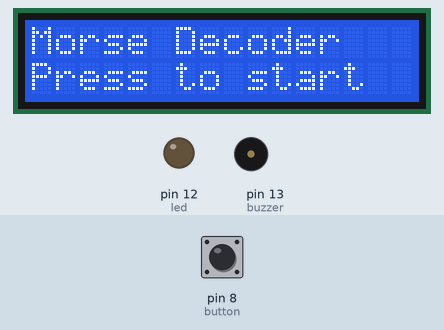
This sketch was run on a simulated Arduino Uno, built with avr-gcc and run on an emulated ATmega328P. On the bench: 16×2 character LCD, output pins drawn as LEDs (lit = HIGH), buzzer (waves = sounding). The test bench sets the inputs (shaded band); at power-on: pin 8 (button) LOW.

Above: at 1.2 s.
1.3 s: pin 8 (button) pulled HIGH for 0.15 s
At 2.7 s:
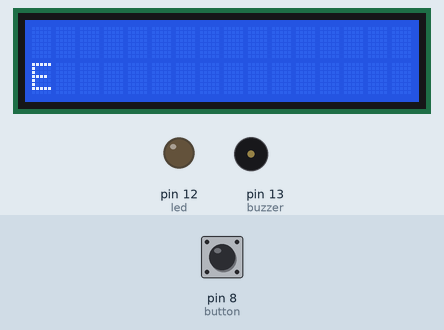
3.3 s: pin 8 (button) pulled HIGH for 1 s
At 5.6 s:
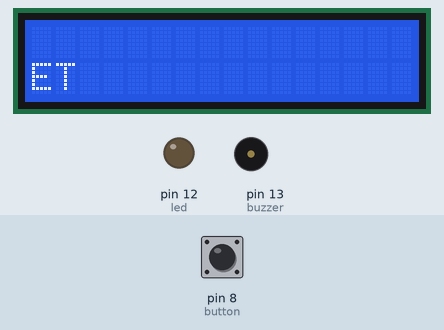
6.2 s: pin 8 (button) pulled HIGH for 0.15 s
At 7.7 s:
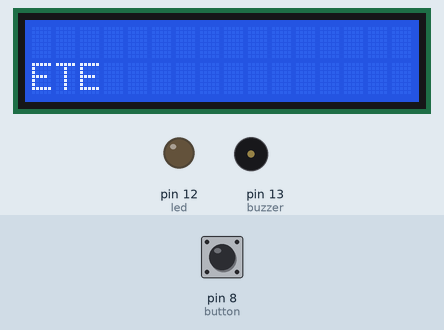
8.2 s: pin 8 (button) pulled HIGH for 3.2 s
At 12.2 s:
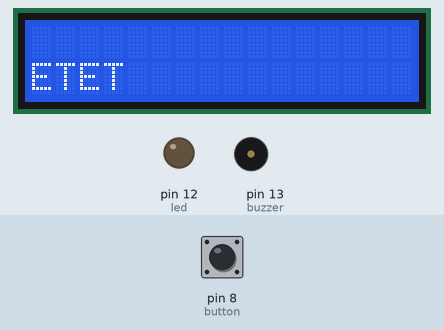
13.3 s: pin 8 (button) pulled HIGH for 0.15 s
At 14.3 s:
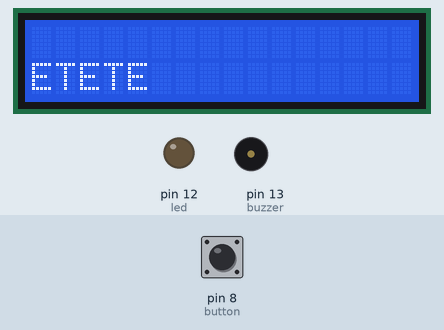
15.3 s: pin 8 (button) pulled HIGH for 1 s
At 17.1 s:
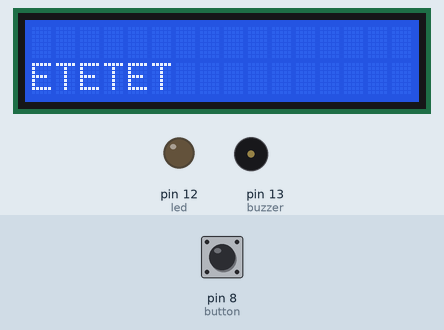
Timing chart, 0 to 18.6 s (numbered marks = the images above; inputs shaded):
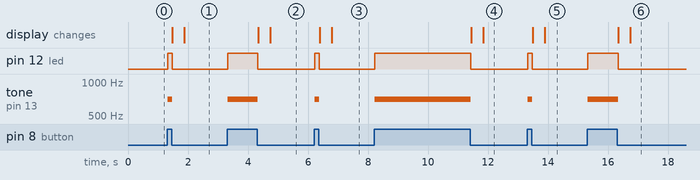

Measured:
- after the input at 1.3 s, pin 12 (led): LOW → HIGH at once, → LOW 0.15 s later; tone on pin 13 (buzzer): silent → 700 Hz at once, → silent 0.15 s later; the display: first changes after 0.18 s (image 1 shows a later state)
- after the input at 3.3 s, pin 12 (led): LOW → HIGH at once, → LOW 1.0 s later; tone on pin 13 (buzzer): silent → 700 Hz at once, → silent 1.0 s later; the display: first changes after 1.0 s (image 2 shows a later state)
- after the input at 6.2 s, pin 12 (led): LOW → HIGH at once, → LOW 0.15 s later; tone on pin 13 (buzzer): silent → 700 Hz at once, → silent 0.15 s later; the display: first changes after 0.18 s (image 3 shows a later state)
- after the input at 8.2 s, pin 12 (led): LOW → HIGH at once, → LOW 3.2 s later; tone on pin 13 (buzzer): silent → 700 Hz at once, → silent 3.2 s later; the display: first changes after 3.2 s (image 4 shows a later state)
- after the input at 13.3 s, pin 12 (led): LOW → HIGH at once, → LOW 0.15 s later; tone on pin 13 (buzzer): silent → 700 Hz at once, → silent 0.15 s later; the display: first changes after 0.19 s (image 5 shows a later state)
- after the input at 15.3 s, pin 12 (led): LOW → HIGH at once, → LOW 1.0 s later; tone on pin 13 (buzzer): silent → 700 Hz at once, → silent 1.0 s later; the display: first changes after 1.0 s (image 6 shows a later state)

The sketch:

morseCodeDecoder.ino
```cpp
#include <LiquidCrystal.h>

/* TODO
A button to clear the screen
*/

//Pin Variables
const int button = 8;
const int led = 12;
const int buzzer = 13;

//Button Variables
int buttonState;
int lastButtonState = LOW;
unsigned long lastDebounceTime = 0;
const unsigned long debounceDelay = 30;

//Detect dots and dashes variables
unsigned long pressStart;
unsigned long pressEnd;
unsigned long clickDuration;
unsigned long lastButtonPress;
const unsigned long clickDurationTime = 150;

//Decode gap variables
const unsigned long gapDurationTime = 400;
bool hasInput = false;
bool decoded = false;

//Decode variables
String morseInput = "";
String decodedWord = "";
String currentWord = "";

//Wordspace
const unsigned long spaceGapTime = 3000;
bool isTyping = false;

LiquidCrystal lcd(11, 10, 5, 4, 3, 2);

String morseTable[] = {
  ".-","-...","-.-.","-..",".","..-.","--.","....",
  "..",".---","-.-",".-..","--","-.","---",".--.","--.-",
  ".-.","...","-","..-","...-",".--","-..-","-.--","--.."
};
char letterTable[] = {
  'A','B','C','D','E','F','G','H','I','J','K','L',
  'M','N','O','P','Q','R','S','T','U','V','W','X','Y','Z'
};

void setup()
{
  pinMode(button, INPUT);
  pinMode(led, OUTPUT);
  pinMode(buzzer, OUTPUT);
  lcd.begin(16, 2);
  Serial.begin(9600);

  lcd.setCursor(0, 0);
  lcd.print("Morse Decoder");
  lcd.setCursor(0, 1);
  lcd.print("Press to start");
}

void loop()
{
  unsigned long currentTime = millis();
  int reading = digitalRead(button);

  lcd.setCursor(0, 1);
  lcd.print(currentWord);

  if (reading != lastButtonState) {
    lastDebounceTime = currentTime;
  }

  if ((currentTime - lastDebounceTime) > debounceDelay) {
    if (reading != buttonState) {
      buttonState = reading;

      if (buttonState == HIGH) {
        pressStart = currentTime;
        hasInput = true;
        decoded = false;
        isTyping = true;

        digitalWrite(led, HIGH);
        tone(buzzer, 700);
      }

      if (buttonState == LOW) {
        pressEnd = currentTime;
        clickDuration = pressEnd - pressStart;
        lastButtonPress = currentTime;
        digitalWrite(led, LOW);
        noTone(buzzer);

        if (clickDuration > clickDurationTime) {
         // Serial.print("- ");
          morseInput += "-";
        } else {
          //Serial.print(". ");
          morseInput += ".";
        }

        lcd.clear();
        lcd.setCursor(0, 0);
        lcd.print(morseInput);
      }
    }
  }
  lastButtonState = reading;

  if ( hasInput == true && !decoded && buttonState != HIGH && currentTime - lastButtonPress > gapDurationTime ) {
    //Serial.println(morseInput);
    int tableSize = 26;

    for (int i = 0; i < tableSize; i++) {
      if (morseTable[i] == morseInput) {
         decodedWord =  letterTable[i];
         currentWord += decodedWord;
         break;
      }
    }
    //start a timer
    hasInput = false;
    isTyping = true;
    decoded = true;
    morseInput = "";
    lcd.clear();
    lcd.setCursor(0, 1);
    lcd.print(currentWord);
  }

  if ( decoded && isTyping && currentTime - lastButtonPress > spaceGapTime ) {
    isTyping = false;
    currentWord += " ";
    decoded = false;
    Serial.print("Space added");
  }
}
```
